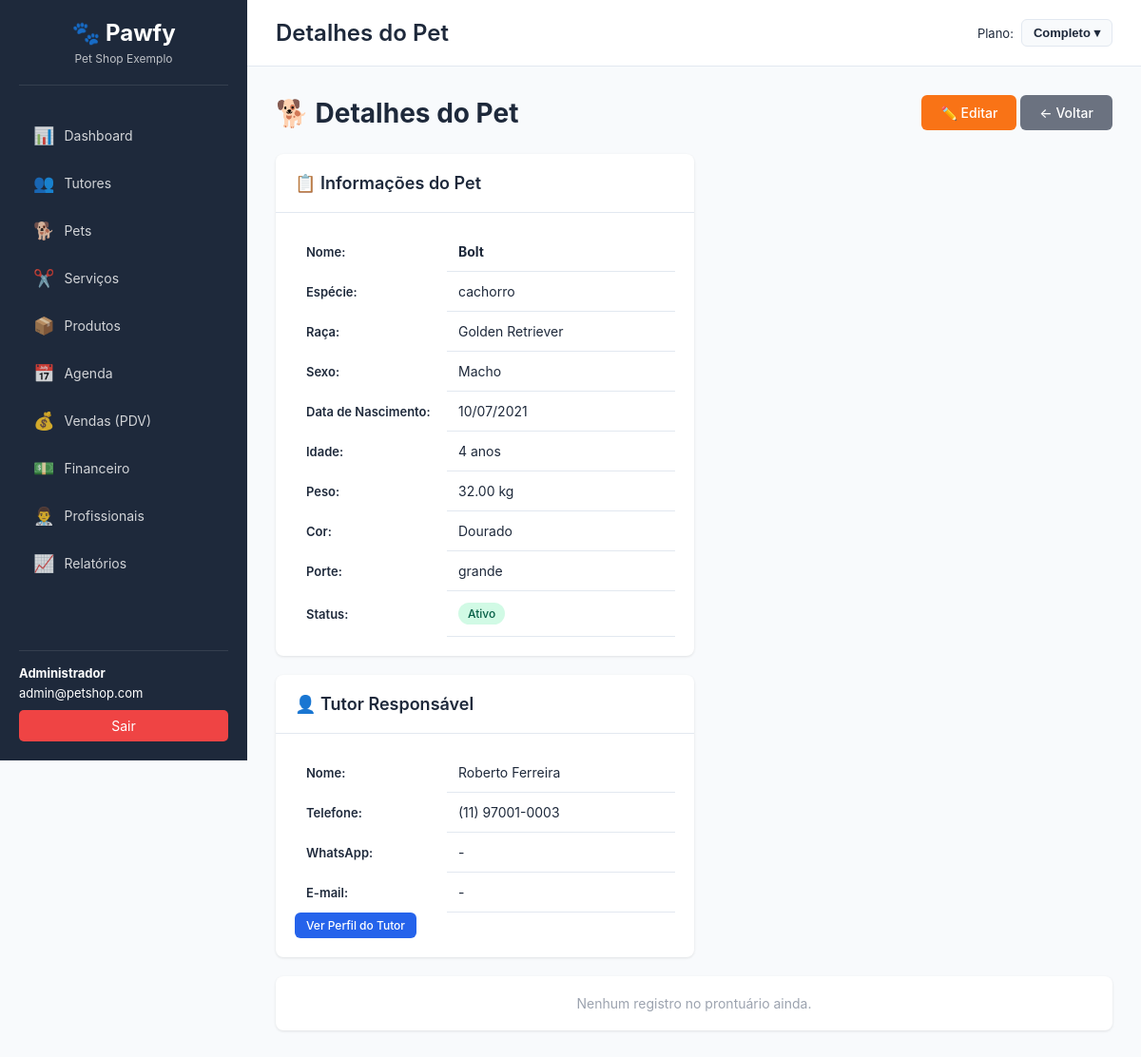
The app's page /?page=pets&action=view&id=1 (signed in) with its own data.
### tables this page shows
CREATE TABLE IF NOT EXISTS pets (
    id INT AUTO_INCREMENT PRIMARY KEY,
    company_id INT NOT NULL,
    tutor_id INT NOT NULL,
    nome VARCHAR(255) NOT NULL,
    especie ENUM('cachorro', 'gato', 'passaro', 'roedor', 'reptil', 'outro') NOT NULL,
    raca VARCHAR(100),
    sexo ENUM('macho', 'femea') NOT NULL,
    data_nascimento DATE,
    peso DECIMAL(8,2),
    cor VARCHAR(50),
    porte ENUM('mini', 'pequeno', 'medio', 'grande', 'gigante'),
    observacoes TEXT,
    status ENUM('ativo', 'inativo', 'falecido') DEFAULT 'ativo',
    data_criacao TIMESTAMP DEFAULT CURRENT_TIMESTAMP,
    data_atualizacao TIMESTAMP DEFAULT CURRENT_TIMESTAMP ON UPDATE CURRENT_TIMESTAMP,
    FOREIGN KEY (company_id) REFERENCES companies(id) ON DELETE CASCADE,
    FOREIGN KEY (tutor_id) REFERENCES tutors(id) ON DELETE CASCADE,
    INDEX idx_company (company_id),
    INDEX idx_tutor (tutor_id),
    INDEX idx_nome (nome)
);

CREATE TABLE IF NOT EXISTS tutors (
    id INT AUTO_INCREMENT PRIMARY KEY,
    company_id INT NOT NULL,
    nome VARCHAR(255) NOT NULL,
    cpf VARCHAR(14),
    telefone VARCHAR(20),
    whatsapp VARCHAR(20),
    email VARCHAR(255),
    endereco TEXT,
    cidade VARCHAR(100),
    estado VARCHAR(2),
    cep VARCHAR(10),
    observacoes TEXT,
    status ENUM('ativo', 'inativo') DEFAULT 'ativo',
    data_criacao TIMESTAMP DEFAULT CURRENT_TIMESTAMP,
    data_atualizacao TIMESTAMP DEFAULT CURRENT_TIMESTAMP ON UPDATE CURRENT_TIMESTAMP,
    FOREIGN KEY (company_id) REFERENCES companies(id) ON DELETE CASCADE,
    INDEX idx_company (company_id),
    INDEX idx_nome (nome),
    INDEX idx_telefone (telefone)
);

### database/connection.php (called while the page is built, shortened)
<?php
require_once __DIR__ . '/../config/config.php';
class Database {
    private static $instance = null;
    private $connection;
    private function __construct() {
        try {
            $dsn = "mysql:host=" . DB_HOST . ";dbname=" . DB_NAME . ";charset=" . DB_CHARSET;
            $options = [
                PDO::ATTR_ERRMODE => PDO::ERRMODE_EXCEPTION,
                PDO::ATTR_DEFAULT_FETCH_MODE => PDO::FETCH_ASSOC,
                PDO::ATTR_EMULATE_PREPARES => false,
                PDO::MYSQL_ATTR_INIT_COMMAND => "SET NAMES " . DB_CHARSET
            ];
            $this->connection = new PDO($dsn, DB_USER, DB_PASS, $options);
        } catch (PDOException $e) {
            die("Erro na conexão com o banco de dados: " . $e->getMessage());
        }
    }
    public static function getInstance() {
        if (self::$instance === null) {
            self::$instance = new self();
        }
        return self::$instance;
    }
    public function queryOne($sql, $params = []) {
        try {
            $stmt = $this->connection->prepare($sql);
            $stmt->execute($params);
            return $stmt->fetch();
        } catch (PDOException $e) {
            error_log("Erro na query: " . $e->getMessage());
            return false;
        }
    }
}

### config/config.php (called while the page is built, shortened)
<?php
function getCompanyId() {
    return $_SESSION['company_id'] ?? null;
}

### classes/Pet.class.php (called while the page is built, shortened)
<?php
require_once __DIR__ . '/../database/connection.php';
class Pet {
    private $db;
    private $company_id;
    public function __construct($company_id = null) {
        $this->db = Database::getInstance();
        $this->company_id = $company_id ?? getCompanyId();
    }
    public function getById($id) {
        $sql = "SELECT p.*, t.nome as tutor_nome, t.telefone as tutor_telefone
                FROM pets p
                LEFT JOIN tutors t ON p.tutor_id = t.id
                WHERE p.id = :id AND p.company_id = :company_id";
        $params = [
            ':id' => $id,
            ':company_id' => $this->company_id
        ];
        return $this->db->queryOne($sql, $params);
    }
}

### views/pets/view.php (the view, shortened to what this page needs)
<div class="page-header">
    <h1>🐕 Detalhes do Pet</h1>
    <div>
        <a href="?page=pets&action=edit&id=<?= $dados['id'] ?>" class="btn btn-warning">✏️ Editar</a>
        <a href="?page=pets&action=list" class="btn btn-secondary">← Voltar</a>
    </div>
</div>
<div class="row">
    <div class="col-md-6">
        <div class="card mb-4">
            <div class="card-header">
                <h3>📋 Informações do Pet</h3>
            </div>
            <div class="card-body">
                <table class="table table-detail">
                    <tr>
                        <th width="40%">Nome:</th>
                        <td><strong><?= htmlspecialchars($dados['nome']) ?></strong></td>
                    </tr>
                    <tr>
                        <th>Espécie:</th>
                        <td><?= htmlspecialchars($dados['especie']) ?></td>
                    </tr>
                    <tr>
                        <th>Raça:</th>
                        <td><?= htmlspecialchars($dados['raca'] ?: '-') ?></td>
                    </tr>
                    <tr>
                        <th>Sexo:</th>
                        <td><?= $dados['sexo'] == 'macho' ? 'Macho' : ($dados['sexo'] == 'femea' ? 'Fêmea' : '-') ?></td>
                    </tr>
                    <tr>
                        <th>Data de Nascimento:</th>
                        <td>
                            <?php
                            if ($dados['data_nascimento']) {
                                echo date('d/m/Y', strtotime($dados['data_nascimento']));
                            } else {
                                echo '-';
                            }
                            ?>
                        </td>
                    </tr>
                    <tr>
                        <th>Idade:</th>
                        <td>
                            <?php
                            if ($dados['data_nascimento']) {
                                $nascimento = new DateTime($dados['data_nascimento']);
                                $hoje = new DateTime();
                                $idade = $hoje->diff($nascimento);
                                if ($idade->y > 0) {
                                    echo $idade->y . ' ano' . ($idade->y > 1 ? 's' : '');
                                } elseif ($idade->m > 0) {
                                    echo $idade->m . ' ' . ($idade->m > 1 ? 'meses' : 'mês');
                                } else {
                                    echo $idade->d . ' dia' . ($idade->d > 1 ? 's' : '');
                                }
                            } else {
                                echo '-';
                            }
                            ?>
                        </td>
                    </tr>
                    <tr>
                        <th>Peso:</th>
                        <td><?= $dados['peso'] ? $dados['peso'] . ' kg' : '-' ?></td>
                    </tr>
                    <tr>
                        <th>Cor:</th>
                        <td><?= htmlspecialchars($dados['cor'] ?: '-') ?></td>
                    </tr>
                    <tr>
                        <th>Porte:</th>
                        <td><?= htmlspecialchars($dados['porte'] ?: '-') ?></td>
                    </tr>
                    <tr>
                        <th>Status:</th>
                        <td>
                            <span class="badge badge-<?= $dados['status'] == 'ativo' ? 'success' : 'secondary' ?>">
                                <?= ucfirst($dados['status']) ?>
                            </span>
                        </td>
                    </tr>
                </table>
            </div>
        </div>
    </div>
    <div class="col-md-6">
        <div class="card mb-4">
            <div class="card-header">
                <h3>👤 Tutor Responsável</h3>
            </div>
            <div class="card-body">
                <table class="table table-detail">
                    <tr>
                        <th width="40%">Nome:</th>
                        <td><?= htmlspecialchars($dados['tutor_nome'] ?? '-') ?></td>
                    </tr>
                    <tr>
                        <th>Telefone:</th>
                        <td><?= htmlspecialchars($dados['tutor_telefone'] ?? '-') ?></td>
                    </tr>
                    <tr>
                        <th>WhatsApp:</th>
                        <td><?= htmlspecialchars($dados['tutor_whatsapp'] ?? '-') ?></td>
                    </tr>
                    <tr>
                        <th>E-mail:</th>
                        <td><?= htmlspecialchars($dados['tutor_email'] ?? '-') ?></td>
                    </tr>
                </table>
                <a href="?page=tutores&action=view&id=<?= $dados['tutor_id'] ?>" class="btn btn-info btn-sm">
                    Ver Perfil do Tutor
                </a>
            </div>
        </div>
    </div>
</div>
<?php if (!empty($prontuario)): ?>
<div class="card">
    <div class="card-header">
        <h3>📋 Prontuário / Histórico</h3>
    </div>
    <div class="card-body">
        <div class="table-responsive">
            <table class="table">
                <thead>
                    <tr>
                        <th>Data</th>
                        <th>Tipo</th>
                        <th>Descrição</th>
                        <th>Profissional</th>
                    </tr>
                </thead>
                <tbody>
                    <?php foreach ($prontuario as $registro): ?>
                        <tr>
                            <td><?= date('d/m/Y H:i', strtotime($registro['data_registro'])) ?></td>
                            <td>
                                <span class="badge badge-info">
                                    <?= htmlspecialchars($registro['tipo']) ?>
                                </span>
                            </td>
                            <td><?= nl2br(htmlspecialchars($registro['descricao'])) ?></td>
                            <td><?= htmlspecialchars($registro['profissional_nome'] ?? '-') ?></td>
                        </tr>
                    <?php endforeach; ?>
                </tbody>
            </table>
        </div>
    </div>
</div>
<?php else: ?>
<div class="card">
    <div class="card-body text-center text-muted">
        <p>Nenhum registro no prontuário ainda.</p>
    </div>
</div>
<?php endif; ?>
<?php
include __DIR__ . '/../template.php';
?>

### public/css/style.css (style rules this page uses)
:root { --primary-color: #2563EB; --secondary-color: #F97316; --success-color: #10B981; --danger-color: #EF4444; --warning-color: #F97316; --info-color: #2563EB; --dark-color: #1E293B; --light-color: #F8FAFC; --border-color: #E2E8F0; --text-color: #1E293B; --sidebar-width: 260px; }
* { margin: 0; padding: 0; box-sizing: border-box; }
body { font-family: -apple-system, BlinkMacSystemFont, 'Segoe UI', Roboto, 'Helvetica Neue', Arial, sans-serif; font-size: 14px; color: var(--text-color); background-color: #F8FAFC; }
.card { background-color: white; border-radius: 8px; box-shadow: 0 1px 3px rgba(0, 0, 0, 0.1); margin-bottom: 20px; }
.card-header { padding: 20px; border-bottom: 1px solid var(--border-color); display: flex; justify-content: space-between; align-items: center; }
.card-header h3 { font-size: 18px; font-weight: 600; }
.card-body { padding: 20px; }
.table { width: 100%; border-collapse: collapse; }
.table th { padding: 12px; text-align: left; font-weight: 600; font-size: 13px; color: var(--text-color); }
.table td { padding: 12px; border-bottom: 1px solid var(--border-color); }
.btn { display: inline-block; padding: 10px 20px; border-radius: 6px; text-decoration: none; border: none; cursor: pointer; font-size: 14px; font-weight: 500; transition: all 0.3s; }
.btn-secondary { background-color: #6B7280; color: white; }
.btn-warning { background-color: var(--warning-color); color: white; }
.btn-info { background-color: var(--info-color); color: white; }
.btn-sm { padding: 6px 12px; font-size: 12px; }
.badge { display: inline-block; padding: 4px 10px; border-radius: 12px; font-size: 12px; font-weight: 500; }
.badge-success { background-color: #D1FAE5; color: #065F46; }
.page-header { display: flex; justify-content: space-between; align-items: center; margin-bottom: 25px; }
.text-center { text-align: center; }
.text-muted { color: #9CA3AF; }
.col-md-6 { flex: 0 0 50%; max-width: 50%; }

### records on screen
pets: nome "Bolt", especie "cachorro", raca "Golden Retriever", data_nascimento "10/07/2021", data_nascimento "4", peso "32.00", cor "Dourado", porte "grande", status "Ativo", tutor.nome "Roberto Ferreira", tutor.telefone "(11) 97001-0003"

### other values on screen
$_SESSION['company_name'] "Pet Shop Exemplo"
$_SESSION['user_name'] "Administrador"
$_SESSION['user_email'] "admin@petshop.com"
$page_title "Detalhes do Pet"
PLANOS[$_SESSION['plano'] ?? 'completo']['nome'] "Completo"
$dados['tutor_whatsapp'] "-"
$dados['tutor_email'] "-"
